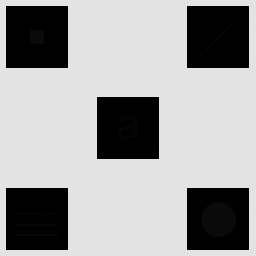
#> input picture Imagenes/Problema_1/Imagen_con_detalles_escondidos.tif, 256 x 256 px, found by its file name
$ python Problema_1.py
#> lines starting #> are read from the running program, lines starting #| are printed output that depends on the picture
#> further down, input_image is the input picture: shape (256, 256); min 0, max 228, mean 160.7
import cv2
import matplotlib.pyplot as plt

def local_histogram_equalization(image, window_height, window_width):
    # Obtenemos las dimensiones de la imagen
#> called with window_height = 5, window_width = 5
    rows, cols = image.shape
#> rows = 256; cols = 256

    # Calculamos la mitad de la anchura y altura de la imagen. Esto es para crear los bordes luego a la imagen original
    # y asi no tener problemas cuando la ventana pase por los pixeles pegados a estos.
    half_height = (window_height - 1) // 2 if window_height % 2 != 0 else window_height // 2
    half_width = (window_width - 1) // 2 if window_width % 2 != 0 else window_width // 2

    # Aplicamos un filtro de mediana para reducir el ruido
    image = cv2.medianBlur(image, 3)

    # Agregamos bordes a la imagen para evitar problemas en los propios bordes de la imagen
    padded_image = cv2.copyMakeBorder(image, half_height, half_height, half_width, half_width, cv2.BORDER_REPLICATE)
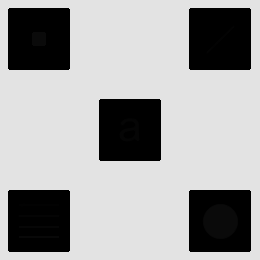
#> padded_image: shape (260, 260); min 0, max 227, mean 162.7

    for i in range(rows):
        for j in range(cols):
            # Obtenemos la ventana local alrededor del píxel actual
            window = padded_image[i:i+window_height, j:j+window_width]

            # Calculamos el histograma de la ventana
            hist = cv2.calcHist([window], [0], None, [256], [0, 256])

            # Realizmos la ecualización del histograma local
            cdf = hist.cumsum()
            cdf_normalized = cdf / cdf[-1] # Normalizamos la función acumulativa del histograma
            transformed_pixel_value = cdf_normalized[window[half_height, half_width]] * 255

            # Asignamos el valor transformado al píxel en la imagen
            image[i, j] = transformed_pixel_value
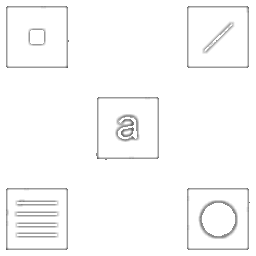
#> image: shape (256, 256); min 91, max 255, mean 249.9

    return image

# Cargamos la imagen de entrad
input_image = cv2.imread('Imagenes\Problema_1\Imagen_con_detalles_escondidos.tif', cv2.IMREAD_GRAYSCALE)

# Tamaño de la ventana para el procesamiento local
window_height = 5
window_width = 5

# Aplicamos la ecualización local del histograma sobre la imagen
input_image = local_histogram_equalization(input_image, window_height, window_width)

# Mostramos la imagen resultante
plt.imshow(input_image, cmap='gray')
plt.title('Imagen Ecualizada Local')
plt.axis('off')  # Ocultamos los ejes
plt.show()
